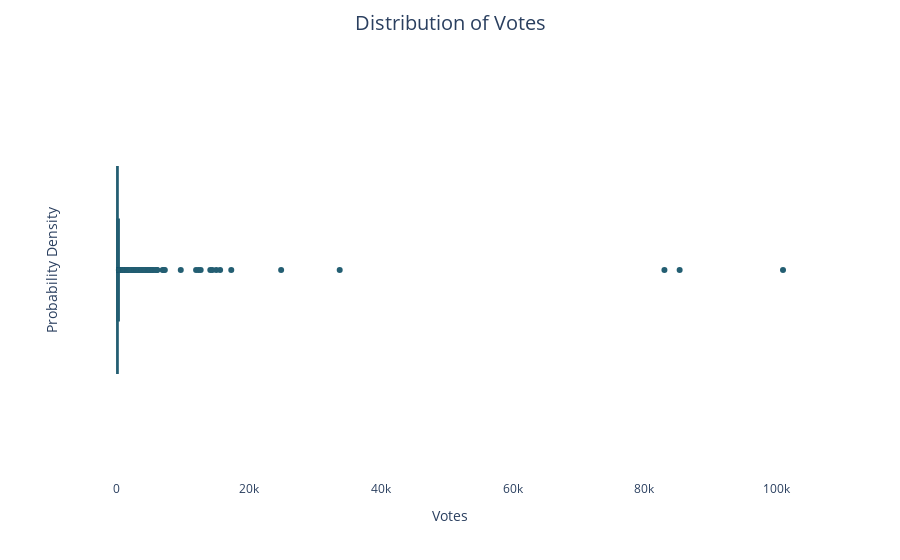

Here is the notebook cell this chart was saved with:
### Code cell
fig_votes = px.box(imdb, x = 'Votes', color_discrete_sequence = colors)
fig_votes.update_layout(title='Distribution of Votes', title_x=0.5, title_pad=dict(t=20), title_font=dict(size=20), xaxis_title='Votes', yaxis_title='Probability Density', xaxis=dict(showgrid=False), yaxis=dict(showgrid=False), plot_bgcolor = 'white')
fig_votes.show()

### Figure 1 — Plotly figure (JSON) as saved in the notebook; plotly's stock layout.template omitted (floating-point values rounded to 4 significant figures; data arrays with more than 128 entries replaced by an {"elided": "..."} marker saying what was removed)
{"data": [{"alignmentgroup": "True", "hovertemplate": "Votes=%{x}<extra></extra>", "legendgroup": "", "marker": {"color": "#235E72"}, "name": "", "notched": false, "offsetgroup": "", "orientation": "h", "showlegend": false, "type": "box", "x": {"elided": "1528 int values"}, "x0": " ", "xaxis": "x", "y0": " ", "yaxis": "y"}], "layout": {"boxmode": "group", "legend": {"tracegroupgap": 0}, "margin": {"t": 60}, "plot_bgcolor": "white", "title": {"font": {"size": 20}, "pad": {"t": 20}, "text": "Distribution of Votes", "x": 0.5}, "xaxis": {"anchor": "y", "domain": [0, 1], "showgrid": false, "title": {"text": "Votes"}}, "yaxis": {"anchor": "x", "domain": [0, 1], "showgrid": false, "title": {"text": "Probability Density"}}}}
